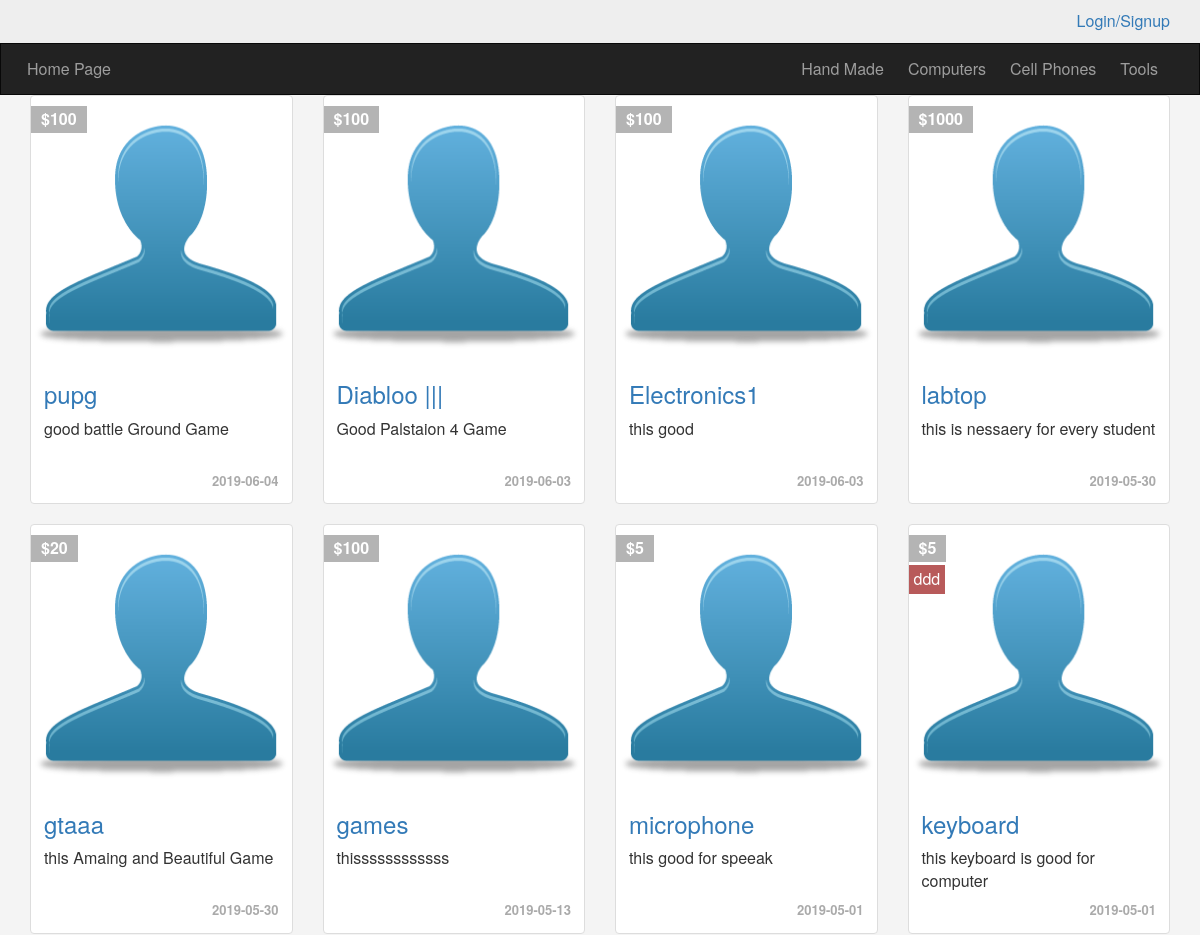
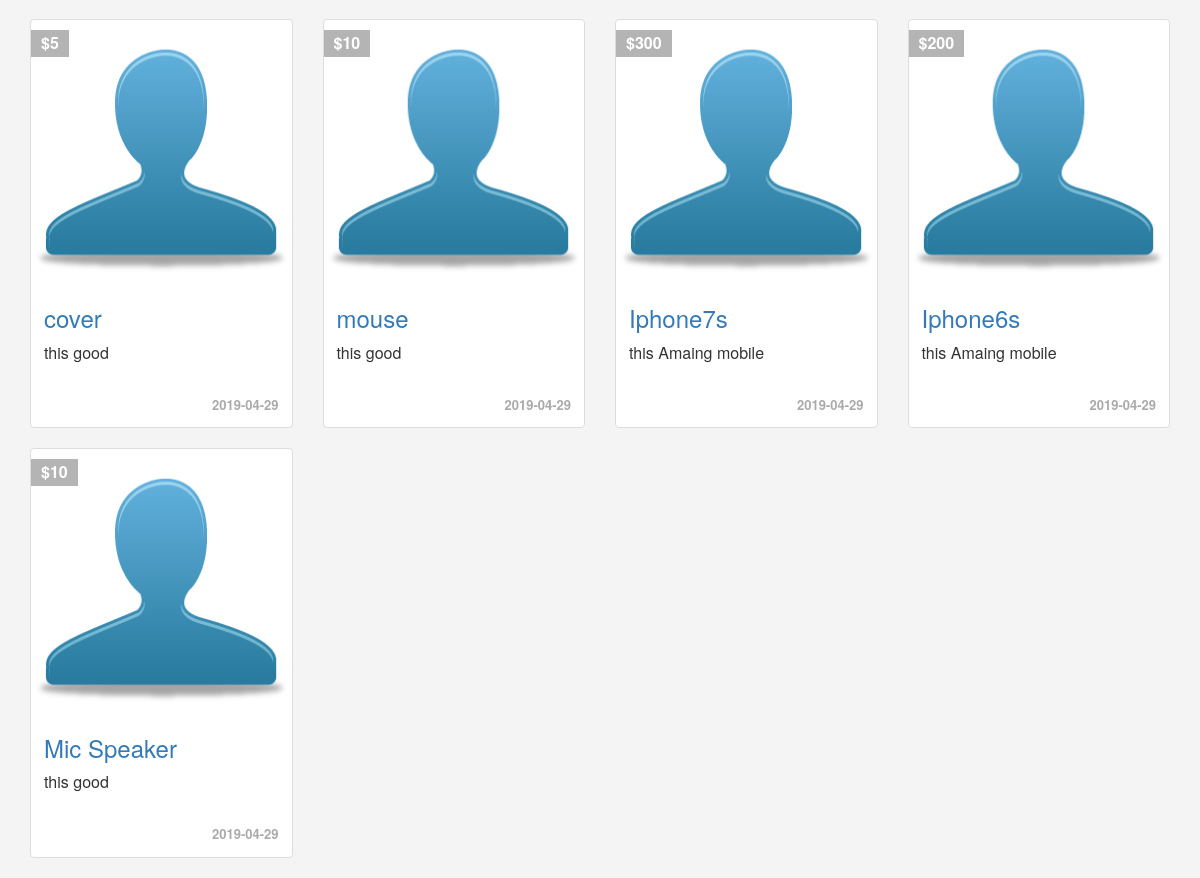
The page / on the database its author committed (2 pictures, top to bottom).
### tables this page shows
CREATE TABLE `categories` (
  `ID` int(6) NOT NULL,
  `Name` varchar(255) NOT NULL,
  `Description` text NOT NULL,
  `Parent` int(11) NOT NULL,
  `Ordering` int(11) DEFAULT NULL,
  `Visibility` tinyint(4) NOT NULL DEFAULT 0,
  `Allow_Comment` tinyint(4) NOT NULL DEFAULT 0,
  `Allow_Ads` tinyint(4) NOT NULL DEFAULT 0
);

CREATE TABLE `items` (
  `Item_ID` int(11) NOT NULL,
  `Name` varchar(255) NOT NULL,
  `Description` text NOT NULL,
  `Price` varchar(255) NOT NULL,
  `Add_Date` date NOT NULL,
  `Countery_Made` varchar(255) NOT NULL,
  `Tags` varchar(255) NOT NULL,
  `Image` varchar(255) NOT NULL,
  `Status` varchar(255) NOT NULL,
  `Rating` smallint(6) NOT NULL,
  `Approve` tinyint(4) NOT NULL DEFAULT 0,
  `Cat_ID` int(11) NOT NULL,
  `Member_ID` int(11) NOT NULL
);

### init.php (called while the page is built, shortened)
<?php
include "admins/connect.php";
$tpl ="includes/templates/";
$func = "includes/functions/";
$css ="layout/css/";
include $func ."function.php";
include $tpl ."header.php";
?>

### includes/functions/function.php (called while the page is built, shortened)
<?php
function getAllFrom($field, $table, $where = Null, $and =NULL, $orderfield, $ordering = 'DESC'){
    global $con;
    $stmt = $con->prepare("SELECT $field FROM $table $where $and ORDER BY $orderfield $ordering");
    $stmt->execute();
    $all = $stmt->fetchAll();
    return $all;
}

### index.php (the view, shortened to what this page needs)
<?php
include "init.php";?>
<div class="container">
    <div class="row">
        <?php
        $items = getAllFrom('*', 'items','', '', 'Item_ID',);
        foreach ($items as $item){
            echo"<div class='col-sm-6 col-md-3'>";
                echo "<div class='thumbnail item-box'>";
                    echo "<span class='price-tag'>$".$item['Price']."</span>";
                    if($item['Approve'] == 0){
                        echo "<span class='approve-status'> ddd</span>";
                    }
                    echo"<img class='img-responsive ' src='user.png' alt=''/>";
                    echo "<div class='caption'>";
                        echo "<h3><a href ='items.php?itemid=".$item['Item_ID']."'>".$item['Name']."</a></h3>";
                        echo "<p>".$item['Description']."</p>";
                        echo "<div class ='date'>".$item['Add_Date']."</div>";
                    echo "</div>";
                echo "</div>";
            echo "</div>";
        }
            ?>
    </div>
</div>
<?php
 include $tpl ."footer.php";
 ob_end_flush() ;?>

### includes/templates/header.php (shortened to what this page needs)
<!DOCTYPE html>
<html>
    <head>
        <link rel="stylesheet" href=" <?php echo $css ; ?>bootstrap.min.css" />
        <link rel="stylesheet" href=" <?php echo $css ; ?>font-awesome.min.css" />
        <link rel="stylesheet" href=" <?php echo $css ; ?>jquery-ui.css" />
        <link rel="stylesheet" href=" <?php echo $css ; ?>jquery.selectBoxIt.css" />
        <link rel="stylesheet" href="<?php echo $css ; ?>frontend.css" />
    </head>
    <body>
      <div class = "upper-bar">
        <div class="container">
        <?php
          if (isset($_SESSION['user'])){?>
          <img class=" my-avatar img-thumbnail img-circle" src='user.png' alt=''/>
            <div class="btn-group my-info">
              <span class="btn btn-default dropdown-toggle" data-toggle="dropdown">
                  <?php echo $sessionUser ?>
                  <span class="caret"></span>
              </span>
              <ul class="dropdown-menu">
                <li><a href="profile.php">My Profile</a></li>
                <li><a href="new-ads.php">New Item</a></li>
                <li><a href="profile.php#my-ads">My Items</a></li>
                <li><a href="logout.php">Logout</a></li>
              </ul>
            </div>
          <?php
        } else {?>
          <a href="login.php">
            <span class="pull-right">Login/Signup</span>
          </a>
          <?php } ?>
        </div>
      </div>
    <nav class="navbar navbar-inverse">
  <div class="container">
    <div class="navbar-header">
      <a class="navbar-brand" href="index.php">Home Page</a>
    </div>
    <div class="collapse navbar-collapse" id="app-nav">
      <ul class="nav navbar-nav navbar-right">
        <?php
        $cats = getAllFrom("*", "categories", "where Parent = 0", "", "ID","ASC");
        foreach($cats as $cat){
          echo '<li>
                  <a href="categories.php?pageid='.$cat['ID'].'">
                    '.$cat['Name']. '
                  </a>
                </li>';
        }
        ?>
      </ul>
    </div>
  </div>
</nav>

### includes/templates/footer.php (shortened to what this page needs)
    </body>
</html>

### layout/css/frontend.css (style rules this page uses)
body { background-color: #f4f4f4; font-size: 16px; }
.navbar { border-radius: 0; margin-bottom: 0; }
.nav>li>a, .navbar-brand { padding: 15px 12px; }
.navbar-brand { font-size: 1em; }
.upper-bar { padding: 10px; background-color: #EEE; }
.item-box { position: relative; }
.item-box .price-tag { background-color: #B4B4B4; padding: 2px 10px; position: absolute; left: 0; top: 10px; font-weight: bold; color: #fff; }
.item-box .approve-status { position: absolute; top: 40px; left: 0; background-color: #b85a5a; color: #fff; padding: 3px 5px; }
.item-box .caption p { height: 44px; max-height: 44px; }
.thumbnail .date { text-align: right; font-size: 13px; color: #aaa; font-weight: bold; }

### rows shown on the page
categories: Name "Hand Made"
categories: Name "Computers"
categories: Name "Cell Phones"
categories: Name "Tools"
items: Price "100", Name "pupg", Description "good battle Ground Game", Add_Date "2019-06-04"
items: Price "100", Name "Diabloo |||", Description "Good Palstaion 4 Game", Add_Date "2019-06-03"
items: Price "100", Name "Electronics1", Description "this good", Add_Date "2019-06-03"
items: Price "1000", Name "labtop", Description "this is nessaery for every student", Add_Date "2019-05-30"
items: Price "20", Name "gtaaa", Description "this Amaing and Beautiful Game", Add_Date "2019-05-30"
items: Price "100", Name "games", Description "thissssssssssss", Add_Date "2019-05-13"
items: Price "5", Name "microphone", Description "this good for speeak", Add_Date "2019-05-01"
items: Price "5", Approve "ddd", Name "keyboard", Description "this keyboard is good for computer", Add_Date "2019-05-01"
items: Price "5", Name "cover", Description "this good", Add_Date "2019-04-29"
items: Price "10", Name "mouse", Description "this good", Add_Date "2019-04-29"
items: Price "300", Name "Iphone7s", Description "this Amaing mobile", Add_Date "2019-04-29"
items: Price "200", Name "Iphone6s", Description "this Amaing mobile", Add_Date "2019-04-29"
items: Price "10", Name "Mic Speaker", Description "this good", Add_Date "2019-04-29"
